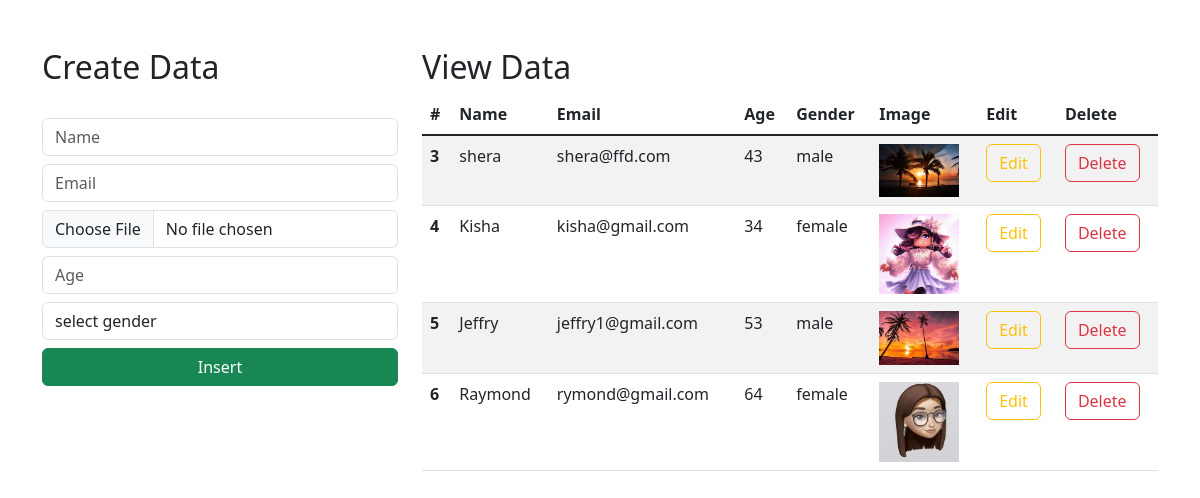
The page / on the database its author committed.
### app/models.py (models this page shows, shortened)
class Student(models.Model):
    name=models.CharField(max_length=25,blank=False,null=False)
    email=models.EmailField()
    age=models.IntegerField()
    gender=models.CharField(max_length=25,blank=False,null=False)
    image = models.ImageField(upload_to='uploads/images', default="logo.png")

### app/views.py (the view)
# urls.py: path('',views.index,name="index"),
def index(request):
    data=Student.objects.all()
    context={"data":data}
    return render(request,"index.html",context)

### app/templates/index.html (shortened to what this page needs)
<!doctype html>
<html lang="en">
    <link href="https://cdn.jsdelivr.net/npm/bootstrap@5.3.0-alpha1/dist/css/bootstrap.min.css" rel="stylesheet">
  <head>
  </head>
  <body>
      <div class="container mt-5">
        <div class="row">
            <div class="col-md-4">
                <h2>Create Data</h2>
                <br>
                <form action="/insert" method="post" enctype="multipart/form-data">
                    <div class="form-group">
                        <input type="text" class="form-control" placeholder="Name" name="name" required>
                    </div>
                    <div class="form-group">
                        <input type="email" class="form-control  mt-2" placeholder="Email" name="email" required>
                    </div>
                    <div class="form-group">
                        <input type="file" class="form-control  mt-2" placeholder="Age" name="image" required>
                    </div>
                    <div class="form-group">
                        <input type="number" class="form-control  mt-2" placeholder="Age" name="age" required>
                    </div>
                    <div class="form-group mt-2">
                        <select id="gender" name="gender" class="form-control" required>
                            <option selected value="">select gender</option>
                        </select>
                    </div>
                    <div class="d-grid gap-2">
                        <button class="btn btn-success mt-2" type="submit">Insert</button>
                    </div>
                </form>
            </div>
            <div class="col-md-8">
                <h2>View Data</h2>
                <table class="table table-striped table-hover">
                    <thead>
                      <tr>
                        <th scope="col">#</th>
                        <th scope="col">Name</th>
                        <th scope="col">Email</th>
                        <th scope="col">Age</th>
                        <th scope="col">Gender</th>
                          <th scope="col">Image</th>
                        <th scope="col">Edit</th>
                        <th scope="col">Delete</th>
                      </tr>
                    </thead>
                    <tbody class="table-group-divider">
                    {% for d in data %}
                      <tr>
                        <th scope="row">{{d.id}}</th>
                        <td>{{d.name}}</td>
                        <td>{{d.email}}</td>
                        <td>{{d.age}}</td>
                        <td>{{d.gender}}</td>
                          <td >
                              <img width="80px" src="media/{{ d.image }}" alt="{{ d.image }}">
                          </td>
                        <td><a href="/update/{{d.id}}" type="button" class="btn btn-outline-warning">Edit</a></td>
                        <td><a href="/delete/{{d.id}}" type="button" class="btn btn-outline-danger">Delete</a></td>
                      </tr>
                    {% endfor %}
                    </tbody>
                  </table>
            </div>
        </div>
      </div>
  </body>
</html>

### rows shown on the page
Student: id "3", name "shera", email "shera@ffd.com", age "43", gender "male", image (picture)
Student: id "4", name "Kisha", email "kisha@gmail.com", age "34", gender "female", image (picture)
Student: id "5", name "Jeffry", email "jeffry1@gmail.com", age "53", gender "male", image (picture)
Student: id "6", name "Raymond", email "rymond@gmail.com", age "64", gender "female", image (picture)
